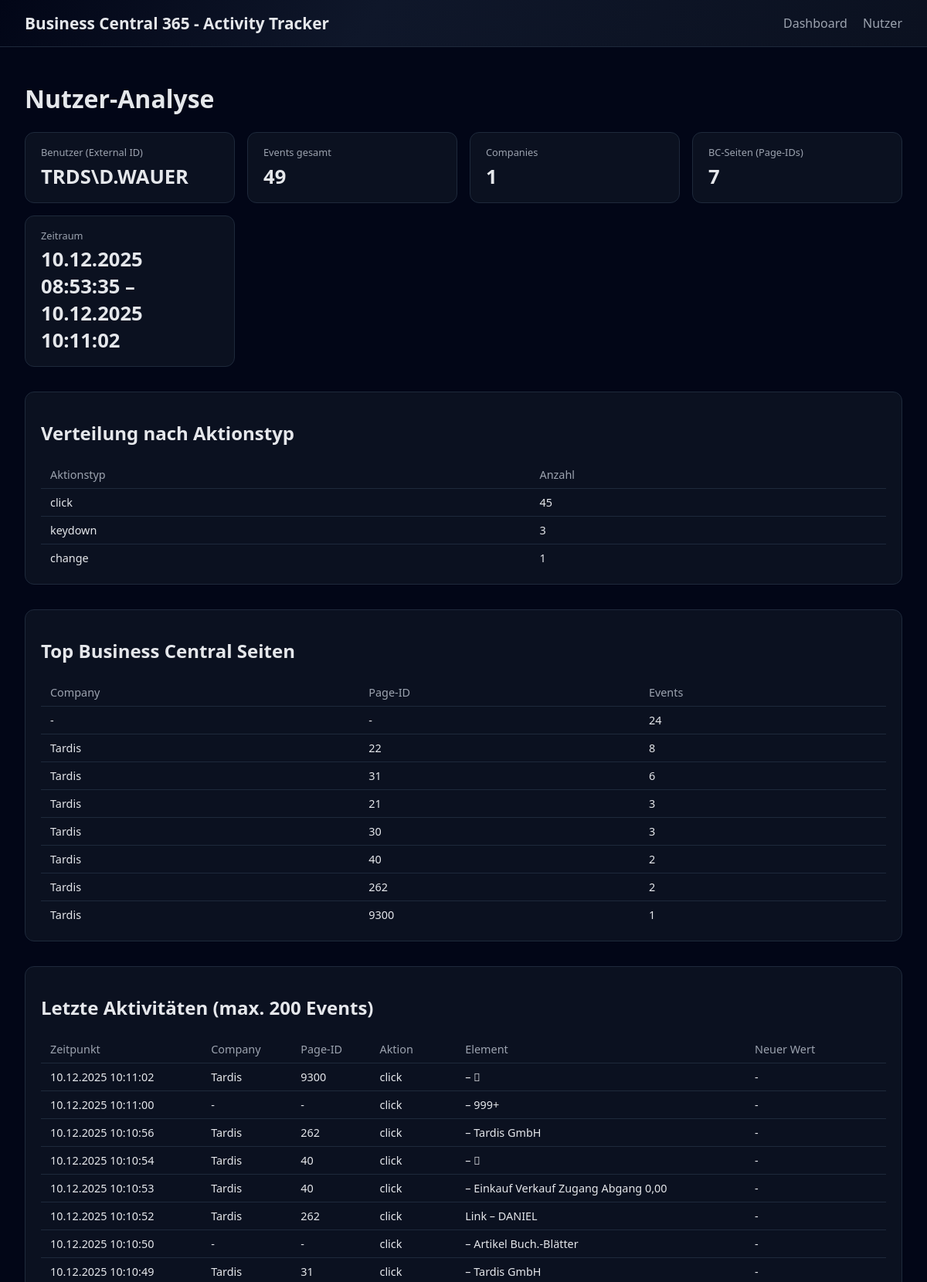
Page /users/1 (upper part) on the committed database.
### app/models.py (models this page shows)
class User(Base):
    __tablename__ = "users"
    id = Column(Integer, primary_key=True, index=True)
    external_id = Column(String(255), unique=True, index=True)  # BC/AD-User
    display_name = Column(String(255), nullable=True)
    department = Column(String(255), nullable=True)
    sessions = relationship("Session", back_populates="user")

class BrowserEvent(Base):
    __tablename__ = "browser_events"
    id = Column(Integer, primary_key=True, index=True)
    session_id = Column(Integer, ForeignKey("sessions.id"), index=True)
    timestamp = Column(DateTime(timezone=True), default=utcnow, index=True)
    user_id = Column(Integer, ForeignKey("users.id"), nullable=True, index=True)
    page_url = Column(Text, nullable=False)
    page_title = Column(Text, nullable=True)
    bc_page_id = Column(Integer, nullable=True, index=True)
    bc_company = Column(String(100), nullable=True, index=True)
    element_type = Column(String(64), nullable=True)   # input, button, select, ...
    element_role = Column(String(64), nullable=True)   # Field, Button, Link, Table
    element_label = Column(Text, nullable=True)
    element_name = Column(Text, nullable=True)
    element_id = Column(Text, nullable=True)
    element_path = Column(Text, nullable=True)
    action_type = Column(String(64), nullable=False)   # click, input_change, focus, blur, keydown ...
    old_value = Column(Text, nullable=True)
    new_value = Column(Text, nullable=True)
    meta = Column(JSON, nullable=True)  # Mauspos, Key, etc.
    session = relationship("Session", back_populates="events")
    user = relationship("User")

### app/routers/dashboard_users.py (the view)
@router.get("/{user_id}", name="users_user_detail")
async def users_user_detail(
    user_id: int, request: Request, db: Session = Depends(get_db)
):
    user = db.query(models.User).filter(models.User.id == user_id).first()
    if not user:
        raise HTTPException(status_code=404, detail="User not found")
    stats = (
        db.query(
            func.count(models.BrowserEvent.id).label("event_count"),
            func.min(models.BrowserEvent.timestamp).label("first_activity"),
            func.max(models.BrowserEvent.timestamp).label("last_activity"),
            func.count(func.distinct(models.BrowserEvent.bc_company)).label(
                "company_count"
            ),
            func.count(func.distinct(models.BrowserEvent.bc_page_id)).label(
                "page_count"
            ),
        )
        .filter(models.BrowserEvent.user_id == user_id)
        .one()
    )
    events = (
        db.query(models.BrowserEvent)
        .filter(models.BrowserEvent.user_id == user_id)
        .order_by(models.BrowserEvent.timestamp.desc())
        .limit(200)
        .all()
    )
    top_pages = (
        db.query(
            models.BrowserEvent.bc_company,
            models.BrowserEvent.bc_page_id,
            models.BrowserEvent.page_title,
            func.count(models.BrowserEvent.id).label("cnt"),
        )
        .filter(models.BrowserEvent.user_id == user_id)
        .group_by(
            models.BrowserEvent.bc_company,
            models.BrowserEvent.bc_page_id,
            models.BrowserEvent.page_title,
        )
        .order_by(desc("cnt"))
        .limit(20)
        .all()
    )
    action_stats = (
        db.query(
            models.BrowserEvent.action_type,
            func.count(models.BrowserEvent.id).label("cnt"),
        )
        .filter(models.BrowserEvent.user_id == user_id)
        .group_by(models.BrowserEvent.action_type)
        .order_by(desc("cnt"))
        .all()
    )
    return templates.TemplateResponse(
        "users_detail.html",
        {
            "request": request,
            "user": user,
            "stats": stats,
            "top_pages": top_pages,
            "action_stats": action_stats,
            "events": events,
        },
    )

### app/templates/users_detail.html
{% extends "base.html" %}
{% block content %}
<h1 class="page-title">Nutzer-Analyse</h1>
<section class="kpi-grid">
    <div class="kpi-card">
        <div class="kpi-label">Benutzer (External ID)</div>
        <div class="kpi-value">{{ user.external_id }}</div>
    </div>
    <div class="kpi-card">
        <div class="kpi-label">Events gesamt</div>
        <div class="kpi-value">{{ stats.event_count or 0 }}</div>
    </div>
    <div class="kpi-card">
        <div class="kpi-label">Companies</div>
        <div class="kpi-value">{{ stats.company_count or 0 }}</div>
    </div>
    <div class="kpi-card">
        <div class="kpi-label">BC-Seiten (Page-IDs)</div>
        <div class="kpi-value">{{ stats.page_count or 0 }}</div>
    </div>
    <div class="kpi-card">
    <div class="kpi-label">Zeitraum</div>
    <div class="kpi-value">
        {% if stats.first_activity and stats.last_activity %}
            {% if stats.first_activity.__class__.__name__ == 'datetime' %}
                {{ stats.first_activity.strftime("%d.%m.%Y %H:%M:%S") }}
            {% else %}
                {{ stats.first_activity.split('.')[0].replace("-", ".").replace("T", " ") }}
            {% endif %}
            –<br/>
            {% if stats.last_activity.__class__.__name__ == 'datetime' %}
                {{ stats.last_activity.strftime("%d.%m.%Y %H:%M:%S") }}
            {% else %}
                {{ stats.last_activity.split('.')[0].replace("-", ".").replace("T", " ") }}
            {% endif %}
        {% else %}
            -
        {% endif %}
    </div>
</div>
</section>
<section class="chart-section">
    <h2>Verteilung nach Aktionstyp</h2>
    <table class="data-table">
        <thead>
        <tr>
            <th>Aktionstyp</th>
            <th>Anzahl</th>
        </tr>
        </thead>
        <tbody>
        {% for a in action_stats %}
            <tr>
                <td>{{ a.action_type }}</td>
                <td>{{ a.cnt }}</td>
            </tr>
        {% endfor %}
        </tbody>
    </table>
</section>
<section class="chart-section">
    <h2>Top Business Central Seiten</h2>
    <table class="data-table">
        <thead>
        <tr>
            <th>Company</th>
            <th>Page-ID</th>
            <th>Events</th>
        </tr>
        </thead>
        <tbody>
        {% for p in top_pages %}
            <tr>
                <td>{{ p.bc_company or "-" }}</td>
                <td>{{ p.bc_page_id or "-" }}</td>
                <td>{{ p.cnt }}</td>
            </tr>
        {% endfor %}
        </tbody>
    </table>
</section>
<section class="chart-section">
    <h2>Letzte Aktivitäten (max. 200 Events)</h2>
    <table class="data-table">
        <thead>
        <tr>
            <th>Zeitpunkt</th>
            <th>Company</th>
            <th>Page-ID</th>
            <th>Aktion</th>
            <th>Element</th>
            <th>Neuer Wert</th>
        </tr>
        </thead>
        <tbody>
        {% for e in events %}
            <tr>
                <td>
    			{% if e.timestamp.__class__.__name__ == 'datetime' %}
        		{{ e.timestamp.strftime("%d.%m.%Y %H:%M:%S") }}
    			{% else %}
        		{{ e.timestamp.split('.')[0].replace('-', '.').replace('T', ' ') }}
    			{% endif %}
		</td>
                <td>{{ e.bc_company or "-" }}</td>
                <td>{{ e.bc_page_id or "-" }}</td>
                <td>{{ e.action_type }}</td>
                <td>
                    {{ e.element_role or "" }}
                    {% if e.element_label %}
                        – {{ e.element_label }}
                    {% elif e.element_name %}
                        – {{ e.element_name }}
                    {% endif %}
                </td>
                <td class="truncate">
                    {% if e.new_value %}
                        {{ e.new_value }}
                    {% else %}
                        -
                    {% endif %}
                </td>
            </tr>
        {% endfor %}
        </tbody>
    </table>
</section>
{% endblock %}

### app/templates/base.html (shortened to what this page needs)
<!DOCTYPE html>
<html lang="de">
<head>
    <link rel="stylesheet" href="{{ url_for('static', path='css/styles.css') }}">
</head>
<body>
<header class="header">
    <div class="header-title">Business Central 365 - Activity Tracker</div>
    <nav class="header-nav">
        <a href="{{ url_for('dashboard') }}">Dashboard</a>
	<a href="{{ url_for('users_overview') }}">Nutzer</a>
    </nav>
</header>
<main class="main">
    {% block content %}{% endblock %}
</main>
</body>
</html>

### app/static/css/styles.css (style rules this page uses)
body { margin: 0; font-family: system-ui, -apple-system, BlinkMacSystemFont, "Segoe UI", sans-serif; background: #020617; color: #e5e7eb; }
.header { display: flex; justify-content: space-between; align-items: center; padding: 1rem 2rem; background: linear-gradient(120deg, #020617 0%, #0f172a 40%, #0b1120 100%); border-bottom: 1px solid #1e293b; }
.header-title { font-size: 1.3rem; font-weight: 600; }
.header-nav a { color: #9ca3af; margin-left: 1rem; text-decoration: none; }
.main { padding: 1.5rem 2rem 2rem; }
.kpi-grid { display: grid; grid-template-columns: repeat(4, minmax(0, 1fr)); gap: 1rem; margin-bottom: 2rem; }
.kpi-card { background: #0b1120; border-radius: 0.75rem; padding: 1rem 1.25rem; border: 1px solid #1e293b; }
.kpi-label { font-size: 0.8rem; color: #9ca3af; }
.kpi-value { font-size: 1.6rem; font-weight: 600; margin-top: 0.3rem; }
.chart-section { background: #0b1120; border-radius: 0.75rem; border: 1px solid #1e293b; padding: 1rem 1.25rem; margin-bottom: 2rem; }
.data-table { width: 100%; border-collapse: collapse; font-size: 0.9rem; }
.data-table th, .data-table td { padding: 0.5rem 0.75rem; border-bottom: 1px solid #1e293b; }
.data-table th { text-align: left; color: #9ca3af; font-weight: 500; }
.data-table tr:last-child td { border-bottom: none; }
.truncate { max-width: 300px; white-space: nowrap; overflow: hidden; text-overflow: ellipsis; }

### rows in the picture
User: external_id "TRDS\\D.WAUER"
BrowserEvent: action_type "click", cnt "45", timestamp "10.12.2025 10:10:53", bc_company "Tardis", bc_page "40", element_label "Einkauf Verkauf Zugang Abgang 0,00"
BrowserEvent: action_type "change", cnt "1"
BrowserEvent: bc_company "Tardis", bc_page "9300", cnt "1", timestamp "10.12.2025 10:11:02", action_type "click"
BrowserEvent: timestamp "10.12.2025 10:11:00", bc_company "-", bc_page_id "-", action_type "click", element_label "999+"
BrowserEvent: timestamp "10.12.2025 10:10:56", bc_company "Tardis", bc_page "262", action_type "click", element_label "Tardis GmbH"
BrowserEvent: timestamp "10.12.2025 10:10:54", bc_company "Tardis", bc_page "40", action_type "click"
BrowserEvent: timestamp "10.12.2025 10:10:52", bc_company "Tardis", bc_page "262", action_type "click", element_role "Link", element_label "DANIEL"
BrowserEvent: timestamp "10.12.2025 10:10:50", bc_company "-", bc_page_id "-", action_type "click", element_label "Artikel Buch.-Blätter"
BrowserEvent: timestamp "10.12.2025 10:10:49", bc_company "Tardis", bc_page "31", action_type "click", element_label "Tardis GmbH"

### other values in the picture
{{ stats.event_count or 0 }} "49"
{{ stats.company_count or 0 }} "1"
{{ stats.page_count or 0 }} "7"
{{ stats.first_activity.strftime("%d.%m.%Y %H:%M:%S") }} "10.12.2025 08:53:35"
{{ stats.last_activity.strftime("%d.%m.%Y %H:%M:%S") }} "10.12.2025 10:11:02"
{{ a.action_type }} "keydown"
{{ a.cnt }} "3"
{{ p.bc_company or "-" }} "-" "Tardis" "Tardis" "Tardis" "Tardis" "Tardis" "Tardis"
{{ p.bc_page_id or "-" }} "-" "22" "31" "21" "30" "40" "262"
{{ p.cnt }} "24" "8" "6" "3" "3" "2" "2"
